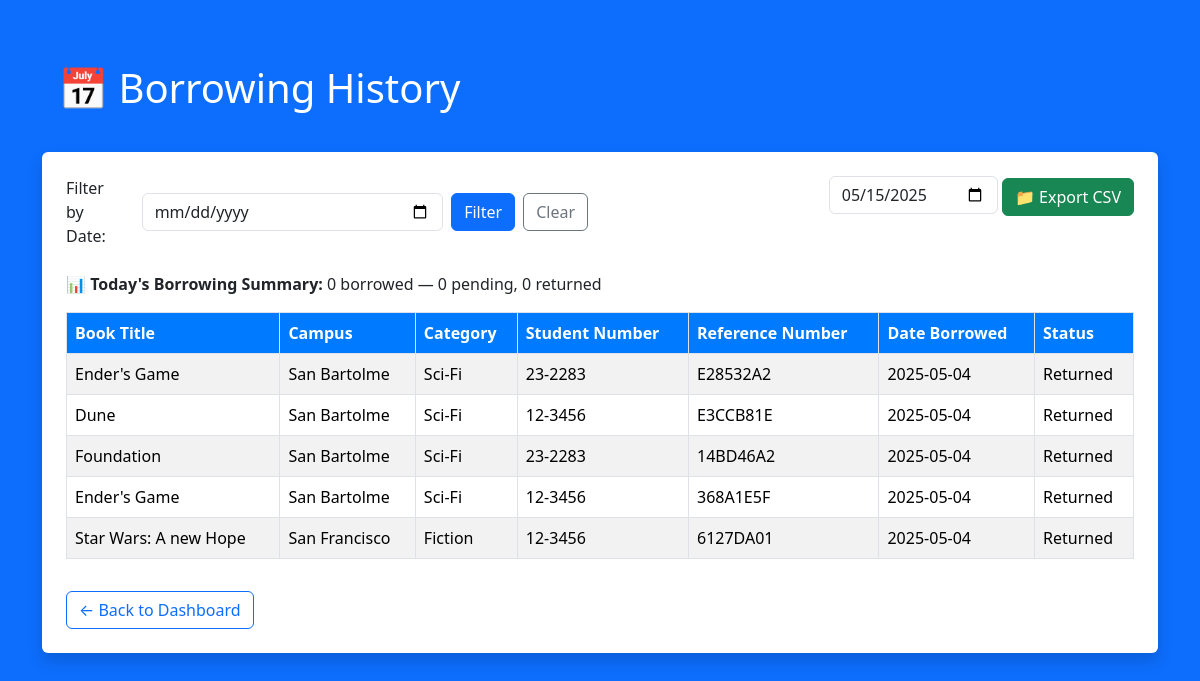
Screenshot of /admin_history.php (signed in) with the database file from the repository.
### tables this page shows
CREATE TABLE `borrowings` (
  `id` int(11) NOT NULL,
  `book_id` int(11) NOT NULL,
  `borrow_ref` varchar(50) DEFAULT NULL,
  `borrow_date` date DEFAULT NULL,
  `student_number` varchar(50) DEFAULT NULL,
  `status` varchar(20) DEFAULT NULL,
  `return_date` date DEFAULT NULL
);

CREATE TABLE `books` (
  `id` int(11) NOT NULL,
  `campus` varchar(25) NOT NULL,
  `title` varchar(255) NOT NULL,
  `author` varchar(255) DEFAULT NULL,
  `year` int(11) DEFAULT NULL,
  `quantity` int(11) DEFAULT NULL,
  `category` varchar(100) DEFAULT NULL
);

CREATE TABLE `users` (
  `id` int(11) NOT NULL,
  `student_number` varchar(20) NOT NULL,
  `full_name` varchar(255) DEFAULT NULL,
  `password` varchar(255) NOT NULL,
  `role` enum('student','admin') NOT NULL
);

### admin_history.php (the view, shortened to what this page needs)
<?php
include('db_connection.php');
$today = date('Y-m-d');
$filterDate = $_GET['date'] ?? null;
$query = "
    SELECT b.campus, b.title, b.category, u.student_number, br.borrow_ref, br.borrow_date, br.status
    FROM borrowings br
    JOIN books b ON br.book_id = b.id
    JOIN users u ON br.student_number = u.student_number
";
if ($filterDate) {
    $query .= " WHERE DATE(br.borrow_date) = ?";
    $stmt = $conn->prepare($query);
    $stmt->bind_param("s", $filterDate);
} else {
    $query .= " ORDER BY br.borrow_date DESC";
    $stmt = $conn->prepare($query);
}
$stmt->execute();
$result = $stmt->get_result();
$count_stmt = $conn->prepare("
    SELECT
        SUM(status = 'Pending') AS pending_count,
        SUM(status = 'Returned') AS returned_count
    FROM borrowings
    WHERE DATE(borrow_date) = ?
");
$count_stmt->bind_param("s", $today);
$count_stmt->execute();
$count_result = $count_stmt->get_result()->fetch_assoc();
$pending_count = $count_result['pending_count'] ?? 0;
$returned_count = $count_result['returned_count'] ?? 0;
$total_count = $pending_count + $returned_count;
?>
<!DOCTYPE html>
<html>
<head>
    <link href="https://cdn.jsdelivr.net/npm/bootstrap@5.3.3/dist/css/bootstrap.min.css" rel="stylesheet">
</head>
<body>
<div class="container py-5">
    <h1 class="mb-4 bg-primary text-white p-3 rounded">📅 Borrowing History</h1>
    <div class="bg-white p-4 rounded shadow text-dark">
        <div class="row mb-4">
            <div class="col-md-6">
                <form method="get" class="d-flex align-items-center gap-2">
                    <label for="date" class="form-label mb-0">Filter by Date:</label>
                    <input type="date" id="date" name="date" class="form-control" value="<?= htmlspecialchars($filterDate); ?>">
                    <button type="submit" class="btn btn-primary">Filter</button>
                    <a href="admin_history.php" class="btn btn-outline-secondary">Clear</a>
                </form>
            </div>
            <div class="col-md-6 text-md-end mt-3 mt-md-0">
                <form method="post" action="export_csv.php" target="_blank" class="d-inline-block">
                    <input type="date" name="export_date" class="form-control d-inline-block w-auto" value="<?= htmlspecialchars($filterDate ?? $today); ?>">
                    <button type="submit" name="export_csv" class="btn btn-success">📁 Export CSV</button>
                </form>
            </div>
        </div>
        <p><strong>📊 Today's Borrowing Summary:</strong> <?= $total_count ?> borrowed — <?= $pending_count ?> pending, <?= $returned_count ?> returned</p>
        <div class="table-responsive">
            <table class="table table-striped table-bordered align-middle">
                <thead>
                    <tr>
                        <th>Book Title</th>
                        <th>Campus</th>
                        <th>Category</th>
                        <th>Student Number</th>
                        <th>Reference Number</th>
                        <th>Date Borrowed</th>
                        <th>Status</th>
                    </tr>
                </thead>
                <tbody>
                    <?php while ($row = $result->fetch_assoc()) : ?>
                    <tr>
                        <td><?= htmlspecialchars($row['title']) ?></td>
                        <td><?= htmlspecialchars($row['campus']) ?></td>
                        <td><?= htmlspecialchars($row['category']) ?></td>
                        <td><?= htmlspecialchars($row['student_number']) ?></td>
                        <td><?= htmlspecialchars($row['borrow_ref']) ?></td>
                        <td><?= htmlspecialchars($row['borrow_date']) ?></td>
                        <td><?= htmlspecialchars($row['status']) ?></td>
                    </tr>
                    <?php endwhile; ?>
                </tbody>
            </table>
        </div>
        <a href="admin_dashboard.php" class="btn btn-outline-primary mt-3">← Back to Dashboard</a>
    </div>
</div>
</body>
</html>

### admin_history.php (style rules this page uses)
body { background-color: #0d6efd; color: white; }
.table thead th { background-color: #007bff; color: white; }
.form-label { margin-right: 10px; }

### rows the page displays
borrowings: book.title "Ender's Game", book.campus "San Bartolme", book.category "Sci-Fi", users.student_number "23-2283", borrow_ref "E28532A2", borrow_date "2025-05-04", status "Returned"
borrowings: book.title "Dune", book.campus "San Bartolme", book.category "Sci-Fi", users.student_number "12-3456", borrow_ref "E3CCB81E", borrow_date "2025-05-04", status "Returned"
borrowings: book.title "Foundation", book.campus "San Bartolme", book.category "Sci-Fi", users.student_number "23-2283", borrow_ref "14BD46A2", borrow_date "2025-05-04", status "Returned"
borrowings: book.title "Ender's Game", book.campus "San Bartolme", book.category "Sci-Fi", users.student_number "12-3456", borrow_ref "368A1E5F", borrow_date "2025-05-04", status "Returned"
borrowings: book.title "Star Wars: A new Hope", book.campus "San Francisco", book.category "Fiction", users.student_number "12-3456", borrow_ref "6127DA01", borrow_date "2025-05-04", status "Returned"

### other values shown
$total_count "0"
$pending_count "0"
$returned_count "0"
